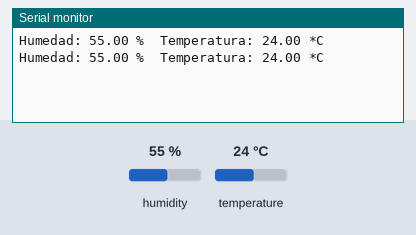
Recording of a sketch running on a simulated Arduino Uno, built with avr-gcc and run on an emulated ATmega328P. Parts: the last lines printed to the serial monitor. The test bench sets the inputs (shaded band); at power-on: humidity 55 %, temperature 24 °C.

Above: at 10.8 s.
10.9 s: humidity set to 22 %
At 16.3 s:
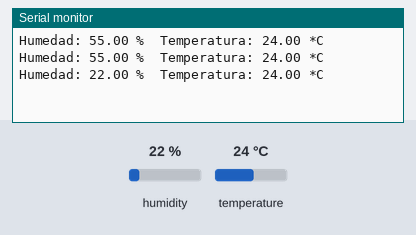
18.4 s: temperature set to 12 °C
At 21.0 s:
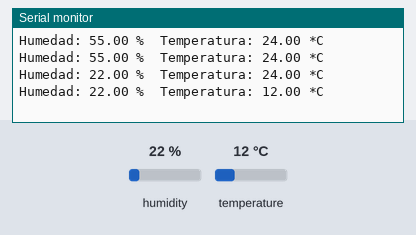
25.9 s: humidity set to 40 %
At 31.6 s:
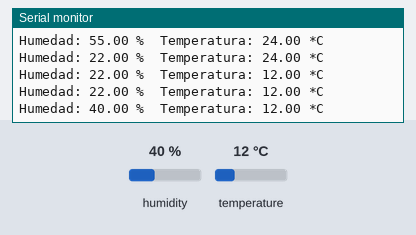
Timing chart, 0 to 33.1 s (numbered marks = the images above; inputs shaded):
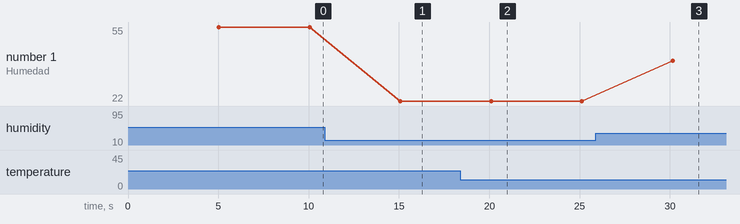

Measured:
- after the input at 10.9 s, the serial monitor: prints a new line after 4.2 s (image 1)
- after the input at 18.4 s, the serial monitor: prints a new line after 1.7 s (image 2)
- after the input at 25.9 s, the serial monitor: prints a new line after 4.2 s (image 3)
- plotted number 1: 55 → 22 after the input at 10.9 s, 22 → 40 after the input at 25.9 s

The sketch:

DHT11.ino
```cpp
// Incluimos librería
//https://programarfacil.com/blog/arduino-blog/sensor-dht11-temperatura-humedad-arduino/
//izquierda a derecha leyendo lo que dice los pines son 1 vcc  2 señal 3 sin cable 4 ground
#include <DHT.h>

// Definimos el pin digital donde se conecta el sensor
#define DHTPIN 2
// Dependiendo del tipo de sensor
#define DHTTYPE DHT11

// Inicializamos el sensor DHT11
DHT dht(DHTPIN, DHTTYPE);

void setup() {
  // Inicializamos comunicación serie
  Serial.begin(9600);

  // Comenzamos el sensor DHT
  dht.begin();

}

void loop() {
    // Esperamos 5 segundos entre medidas
  delay(5000);

  // Leemos la humedad relativa
  float h = dht.readHumidity();
  // Leemos la temperatura en grados centígrados (por defecto)
  float t = dht.readTemperature();
  // Leemos la temperatura en grados Fahreheit
  //float f = dht.readTemperature(true);

  // Comprobamos si ha habido algún error en la lectura
  if (isnan(h) || isnan(t) /*|| isnan(f)*/) {
    Serial.println("Error obteniendo los datos del sensor DHT11");
    return;
  }

  // Calcular el índice de calor en Fahreheit
  //float hif = dht.computeHeatIndex(f, h);
  // Calcular el índice de calor en grados centígrados
  //float hic = dht.computeHeatIndex(t, h, false);

  Serial.print("Humedad: ");
  Serial.print(h);
  Serial.print(" %\t");
  Serial.print("Temperatura: ");
  Serial.print(t);
  Serial.println(" *C ");
  //Serial.print(f);
  //Serial.print(" *F\t");
  //Serial.print("Índice de calor: ");
  //Serial.print(hic);
  //Serial.print(" *C ");
  //Serial.print(hif);
  //Serial.println(" *F");

}
```
